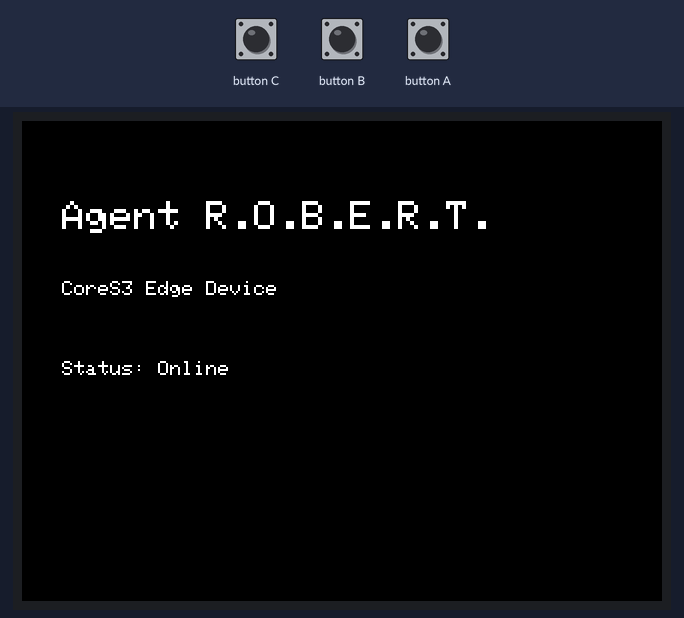
A program run on a simulated ESP32-S3. Parts: 320×240 colour display.

Above: at 0.3 s.

The program:

main.cpp
```cpp
/**
 * Agent R.O.B.E.R.T. — CoreS3 Edge Device
 *
 * Minimal boilerplate that initializes the M5Stack CoreS3 hardware
 * and displays a greeting on screen. This serves as the starting
 * point for all CoreS3 development.
 */

#include <M5Unified.h>

void setup() {
    // 1. Initialize hardware (display, power, touch, audio)
    auto cfg = M5.config();
    M5.begin(cfg);

    // 2. Set up logging via USB-CDC
    M5.Log.setLogLevel(m5::log_target_serial, ESP_LOG_INFO);
    M5_LOGI("Agent R.O.B.E.R.T. CoreS3 — System Initialized");

    // 3. Display greeting
    M5.Display.setTextSize(2);
    M5.Display.setTextColor(TFT_WHITE, TFT_BLACK);
    M5.Display.fillScreen(TFT_BLACK);
    M5.Display.setCursor(20, 40);
    M5.Display.println("Agent R.O.B.E.R.T.");
    M5.Display.setCursor(20, 80);
    M5.Display.setTextSize(1);
    M5.Display.println("CoreS3 Edge Device");
    M5.Display.setCursor(20, 120);
    M5.Display.println("Status: Online");

    M5_LOGI("Display ready");
}

void loop() {
    // CRITICAL: Must call M5.update() every frame
    // This updates touch state, button state, and power management
    M5.update();

    // Touch detection example
    if (M5.Touch.getCount() > 0) {
        auto touch = M5.Touch.getDetail(0);
        if (touch.wasPressed()) {
            M5_LOGI("Touch at (%d, %d)", touch.x, touch.y);
        }
    }

    delay(10); // Small delay to prevent watchdog issues
}
```
